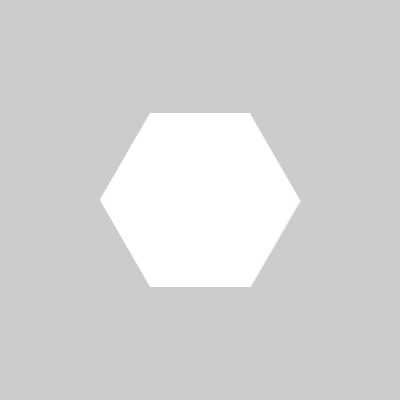
Frame 1 (no input)
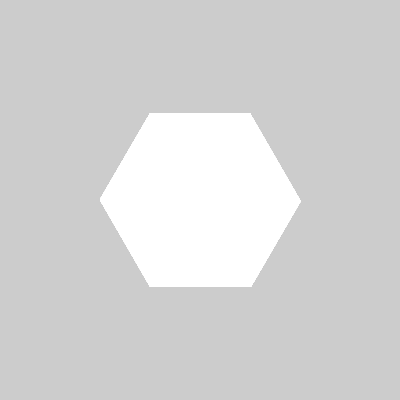
Frame 60 (the mouse pressed at the canvas centre just before this capture)
Frame 120 (the mouse held since frame 60 and released just before this capture): identical to frame 60, image omitted

The Processing sketch that drew these frames (run headless with seeded random() and noise(); from frame 60 on, the mouse is pressed at the canvas centre):

// Processing sketch: polygon
// ── polygon.pde

/* In this file we are going to see how to implement a polygon using shape */

/* setup fun runs once. Defines initial environment properties */
void setup() {

}

/*  only useful when it's absolutely necessary to define the parameters to size() with a variable */
void settings() {
    size(400, 400);
}

/* continuous loop */
void draw() {
  stroke(255);
  polygon(6, 100);
}

void mousePressed() {
          polygon(6, 100);                         /* draw the polygon */
}

/* polygon function takes two parameters: number of edges and radius*/
/* it computes the vertices position and draws the shape*/
void polygon(int n, int r) {
    float angle = TWO_PI/n;                        /* angle - the angle used to compute x and y coords */  
    float v[][] = new float [n+2][2];              /* array storing the x and y coordinates for vertices */ 
    int count = 0;                                 /* counter variable to increment the position in 2D array */
    
    for (float i = 0; i < TWO_PI + angle; i+=angle) {  /* loop until a full circle is made + angle */
        v[count][0] = width/2 + r * cos(i);            /* x coordinate of the vertex */
        v[count][1] = height/2 + r * sin(i);           /* y coordinate of the vertex */
        count++;
    }
    
    drawShape(v, n);                                    /* creates the sape */
    
}

/* drafShape functino takes two params : the 2D array and the nr of edges */
/* it creates the polygon shape, using given vertices */
void drawShape(float[][] v, int n) {
    beginShape();                    /* beginShape - function for starting shape forming */
    for(int i = 0; i < n; i++) {
      vertex(v[i][0], v[i][1]);      /* vertex func takes two params - x and y coordintes of the to be drawn polygon vertex  */
    }
    endShape();                      /* endShape - function for finishing shape */
}
